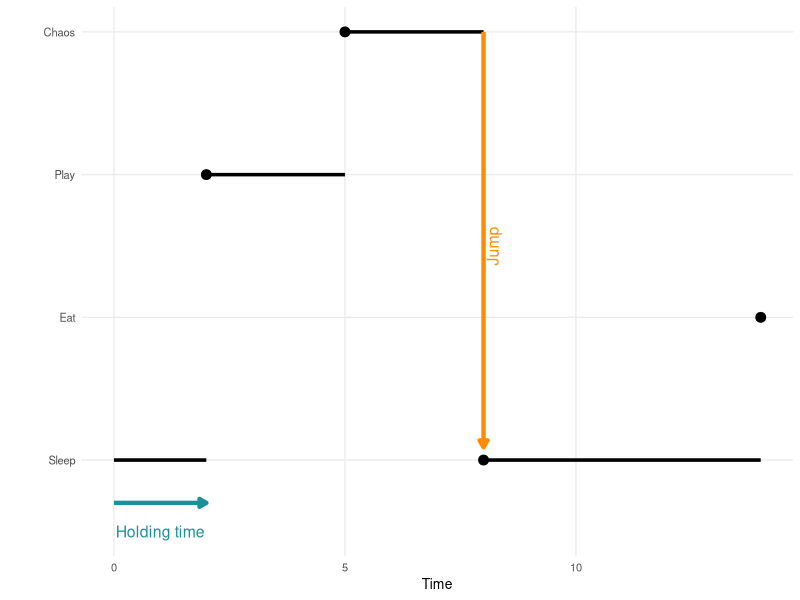
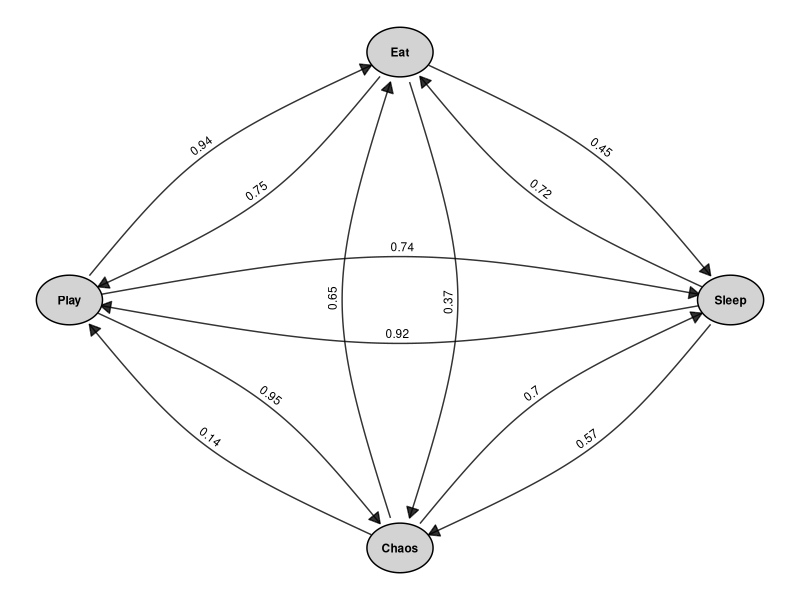

The R script that drew these images, in order:
## ---- chunk 1
#| label: libraries-silent
#| include: false

library(igraph)
library(ggraph)
library(tidygraph)
library(ggplot2)
## ---- chunk 2
#| label: catex-plot
#| fig-height: 4
#| fig-width: 7
#| message: false
#| echo: false

jump_times <- c(0, 2, 5, 8, 14)
states <- c(0, 2, 3, 0, 1)  # Sleep → Play → Chaos → Sleep → Eat

segment_data <- data.frame(
  x = jump_times[-length(jump_times)],
  xend = jump_times[-1],
  y = states[-length(states)]
)

jump_points <- data.frame(
  x = jump_times[-1],
  y = states[-1]
)

ggplot() +
  geom_segment(data = segment_data, aes(x = x, xend = xend, y = y, yend = y),
               linewidth = 1.2, color = "black") +
  geom_point(data = jump_points, aes(x = x, y = y), shape = 21, fill = "black", size = 3) +
  annotate("segment", x = 0, xend = 2, y = -0.3, yend = -0.3,
           arrow = arrow(type = "closed", length = unit(0.2, "cm")),
           color = "#1c9099", linewidth = 1.5) +
  annotate("text", x = 1, y = -0.5, label = "Holding time", color = "#1c9099", size = 4) +
  annotate("segment", x = 8, xend = 8, y = 3, yend = 0.09,
           arrow = arrow(type = "closed", length = unit(0.2, "cm")),
           color = "darkorange", linewidth = 1.5) +
  annotate("text", x = 8.2, y = 1.5, label = "Jump", color = "darkorange", size = 4, angle = 90) +
  labs(x = "Time", y = "State") +
  scale_y_continuous(breaks = 0:3,
                     labels = c("Sleep", "Eat", "Play", "Chaos")) +
  theme_minimal(base_size = 10) +
  theme(panel.grid.minor = element_blank(),
        axis.title.y = element_text(angle = 0, vjust = 1.2))
## ---- chunk 3
#| label: catex2-plot
#| fig-height: 4
#| fig-width: 4
#| message: false
#| echo: false

# Define all 4 states
state_names <- c("Sleep", "Eat", "Play", "Chaos")

# Create all combinations of from → to (including self-loops)
transitions <- expand.grid(from = state_names, to = state_names, stringsAsFactors = FALSE)

# Assign random-ish transition probabilities (you can edit or normalize)
set.seed(1108)
transitions$prob <- round(runif(nrow(transitions), min = 0.05, max = 0.95), 2)
# Create graph
g <- tbl_graph(nodes = data.frame(name = state_names), edges = transitions, directed = TRUE)

# Plot using geom_edge_arc to support curvature
ggraph(g, layout = "circle") +
  geom_edge_arc(aes(label = prob),
                arrow = arrow(length = unit(3, "mm"), type = "closed"),
                end_cap = circle(8, "mm"),
                start_cap = circle(8, "mm"),
                label_color = "black",
                label_size = 3,
                alpha = 0.8,
                strength = 0.15,
                angle_calc = "along",
                label_dodge = unit(2.5, "mm"),
                show.legend = FALSE) +
  geom_node_circle(aes(r = 0.1), fill = "lightgrey", color = "black") +
  geom_node_text(aes(label = name), size = 3, fontface = "bold") +
  theme_void() 
